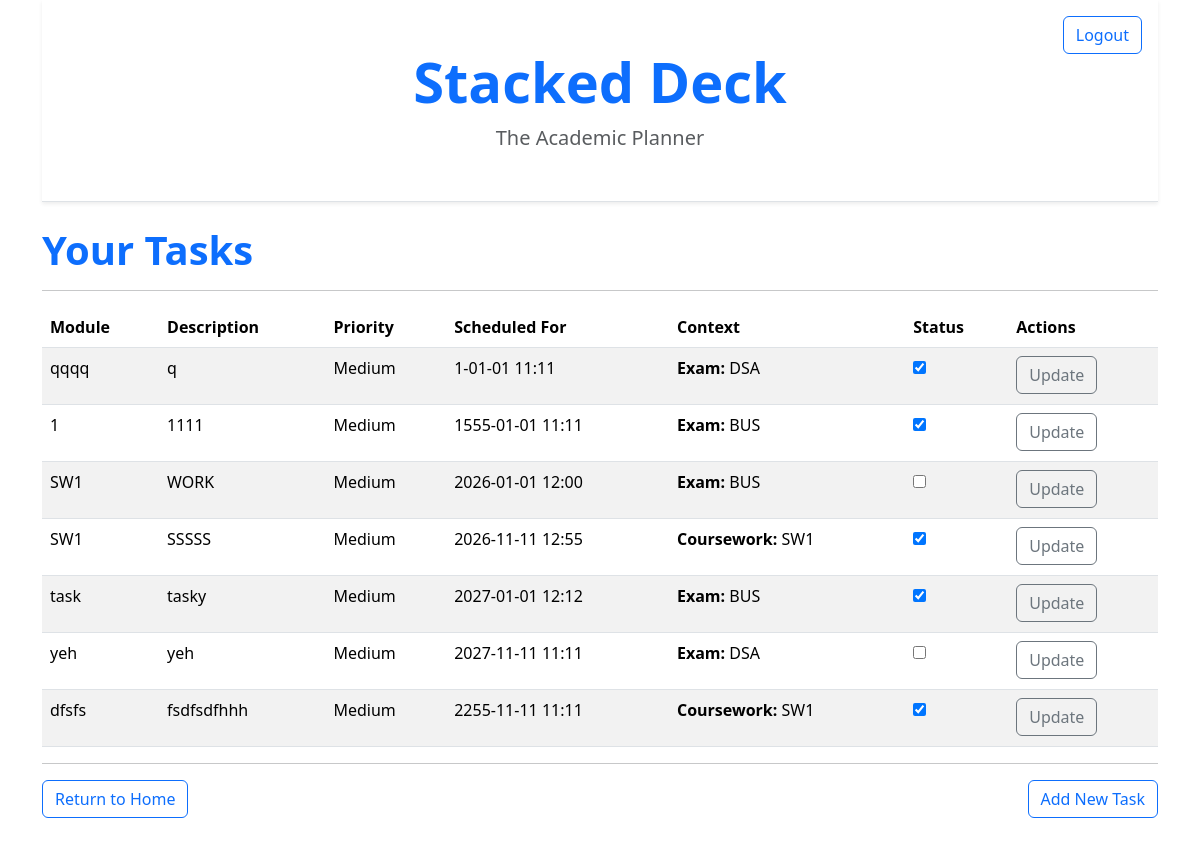
The page /view-tasks (signed in) on the database as committed earlier.
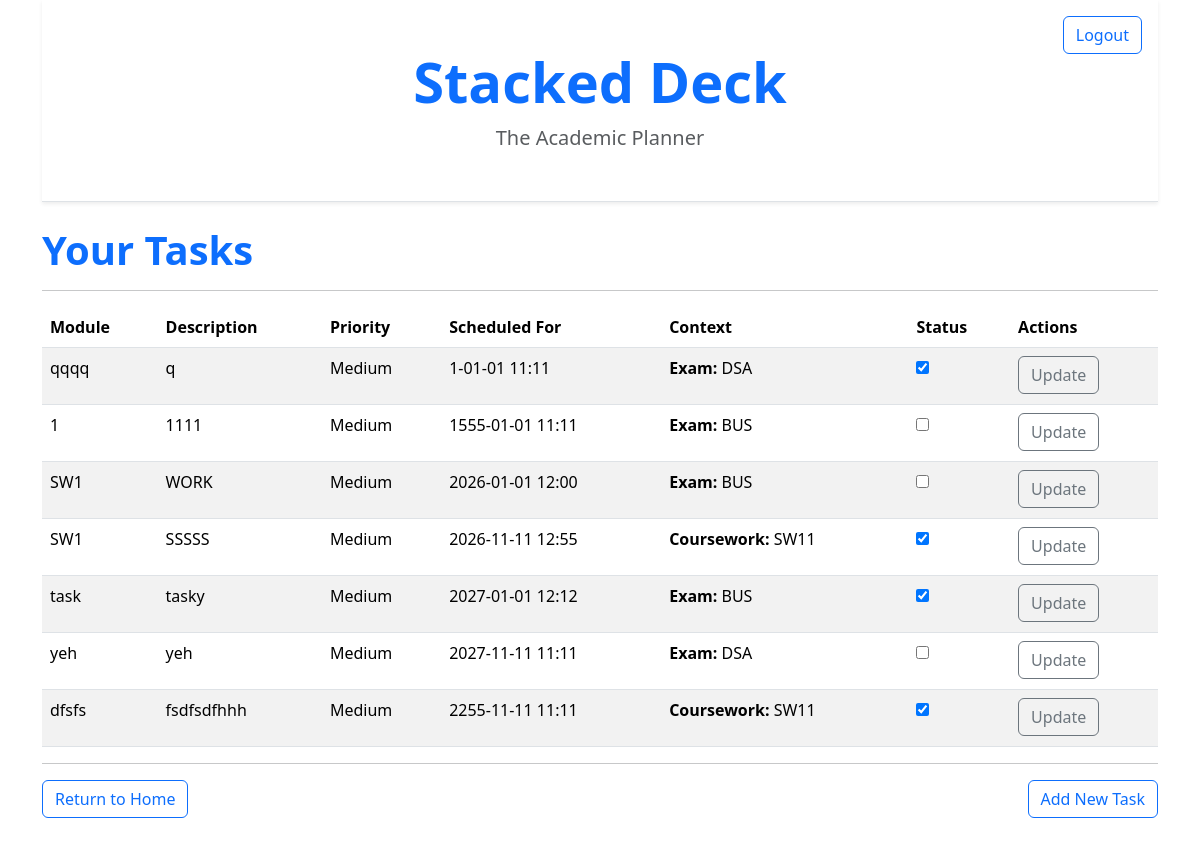
The same page on the database as committed later.
### app/models.py (models this page shows)
class Task(db.Model):
    id: so.Mapped[int] = so.mapped_column(primary_key=True)
    module: so.Mapped[str] = so.mapped_column(sa.String(256), index=True)
    description: so.Mapped[str] = so.mapped_column(sa.String(256))
    completed: so.Mapped[bool] = so.mapped_column(sa.Boolean, index=True, default=False, nullable=False)
    priority: so.Mapped[Priority] = so.mapped_column(
        sa.Enum(Priority),
        default=Priority.MEDIUM,
        nullable=False
    )
    scheduled_time: so.Mapped[datetime.datetime] = so.mapped_column(sa.DateTime(timezone=True), index=True, nullable=False)
    duration_minutes: so.Mapped[int] = so.mapped_column(sa.Integer, default=60)
    user_id: so.Mapped[int] = so.mapped_column(sa.ForeignKey(User.id), index=True)
    author: so.Mapped[User] = so.relationship(back_populates='tasks')
    exam_id: so.Mapped[Optional[int]] = so.mapped_column(sa.ForeignKey(Exam.id))
    assignment_id: so.Mapped[Optional[int]] = so.mapped_column(sa.ForeignKey(Assignment.id))
    exam: so.Mapped[Optional['Exam']] = so.relationship(back_populates='tasks')
    assignment: so.Mapped[Optional['Assignment']] = so.relationship(back_populates='tasks')

class Assignment(db.Model):
    id: so.Mapped[int] = so.mapped_column(primary_key=True)
    title: so.Mapped[str] = so.mapped_column(sa.String(256), index=True)
    completed: so.Mapped[bool] = so.mapped_column(sa.Boolean, index=True, default=False, nullable=False)
    due_date: so.Mapped[datetime.datetime] = so.mapped_column(sa.DateTime(timezone=True), index=True, nullable=False)
    priority: so.Mapped[Priority] = so.mapped_column(
        sa.Enum(Priority),
        default=Priority.MEDIUM,
        nullable=False
    )
    user_id: so.Mapped[int] = so.mapped_column(sa.ForeignKey(User.id), index=True)
    author: so.Mapped[User] = so.relationship(back_populates='assignments')
    tasks: so.Mapped[list['Task']] = so.relationship(back_populates='assignment', cascade="all, delete-orphan")

class Exam(db.Model):
    id: so.Mapped[int] = so.mapped_column(primary_key=True)
    module: so.Mapped[str] = so.mapped_column(sa.String(256), index=True)
    duration_minutes: so.Mapped[int] = so.mapped_column(sa.Integer, nullable=False)
    exam_date: so.Mapped[datetime.datetime] = so.mapped_column(sa.DateTime(timezone=True), index=True, nullable=False)
    priority: so.Mapped[Priority] = so.mapped_column(
        sa.Enum(Priority),
        default=Priority.MEDIUM,
        nullable=False
    )
    user_id: so.Mapped[int] = so.mapped_column(sa.ForeignKey(User.id), index=True)
    author: so.Mapped[User] = so.relationship(back_populates='exams')
    tasks: so.Mapped[list['Task']] = so.relationship(back_populates='exam', cascade="all, delete-orphan")

### app/routes.py (the view)
@app.route('/view-tasks', methods=['GET', 'POST'])
@login_required
def view_tasks():
    query = sa.select(Task).where(Task.author == current_user).order_by(Task.scheduled_time.asc())
    tasks = db.session.scalars(query).all()
    return render_template('view-tasks.html', tasks=tasks)

### app/models.py (called while the page is built)
@login.user_loader
def load_user(id):
    return db.session.get(User, int(id))

### app/templates/view-tasks.html (shortened to what this page needs)
{% extends "base.html" %}
{% block content %}
<h1 class="display-6 fw-bold text-primary">Your Tasks</h1>
<hr>
{% if tasks %}
<table class="table table-hover table-striped">
    <thead>
    <tr>
        <th>Module</th>
        <th>Description</th>
        <th>Priority</th>
        <th>Scheduled For</th>
        <th>Context</th>
        <th>Status</th>
        <th>Actions</th>
    </tr>
    </thead>
    <tbody>
    {% for task in tasks %}
    <tr>
       <td>{{ task.module }}</td>
        <td>{{ task.description }}</td>
        <td>{{ task.priority.name.capitalize() }}</td>
        <td>{{ task.scheduled_time.strftime('%Y-%m-%d %H:%M') }}</td>
        <td>
            {% if task.exam %}
                <p><b>Exam:</b> {{ task.exam.module }}</p>
            {% elif task.assignment %}
                <p><b>Coursework:</b> {{ task.assignment.title }}</p>
            {% else %}
                <p>General</p>
            {% endif %}
        </td>
        <td>
            <form action="{{ url_for('toggle_status', item_type='task', item_id=task.id) }}" method="POST">
                <input type="checkbox" onchange="this.form.submit()"
                {% if task.completed %}checked{% endif %}>
            </form>
        </td>
        <td>
            <a href="{{ url_for('updating_task', task_id=task.id) }}" class="btn btn-outline-secondary">Update</a>
        </td>
    </tr>
    {% endfor %}
    </tbody>
</table>
<hr />
<div class="d-flex">
  <a href="{{ url_for('index') }}" class="btn btn-outline-primary"
    >Return to Home</a
  >
  <a
    href="{{ url_for('add_task') }}"
    class="btn btn-outline-primary ms-auto"
    >Add New Task</a
  >
</div>
{% else %}
<p><a href="{{ url_for('add_task') }}" class="btn btn-outline-primary">No tasks found. Add one here</a></p>
{% endif %}
{% endblock %}

Rows that differ between the two databases and show on the page:
changed Task (number 2 of 7 on the later page): completed "☑" → "☐"
changed through a linked row, Task "SSSSS": assignment "SW1" → "SW11"
changed through a linked row, Task "dfsfs": assignment "SW1" → "SW11"
